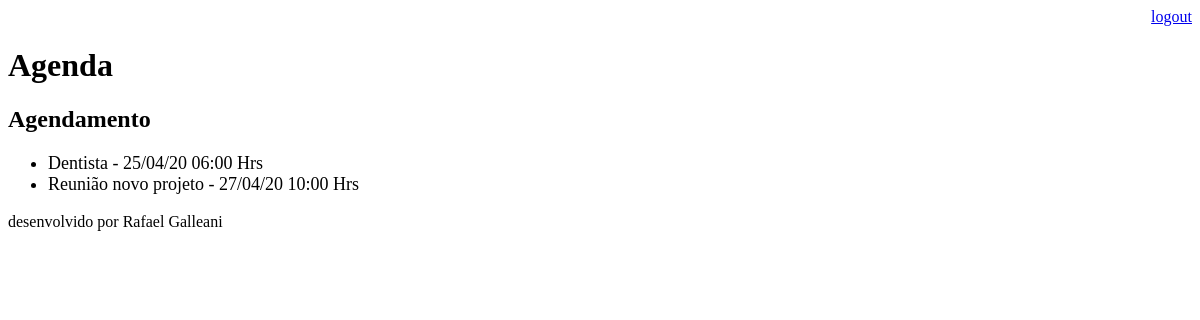
The app's page /agenda/ (signed in), older data.
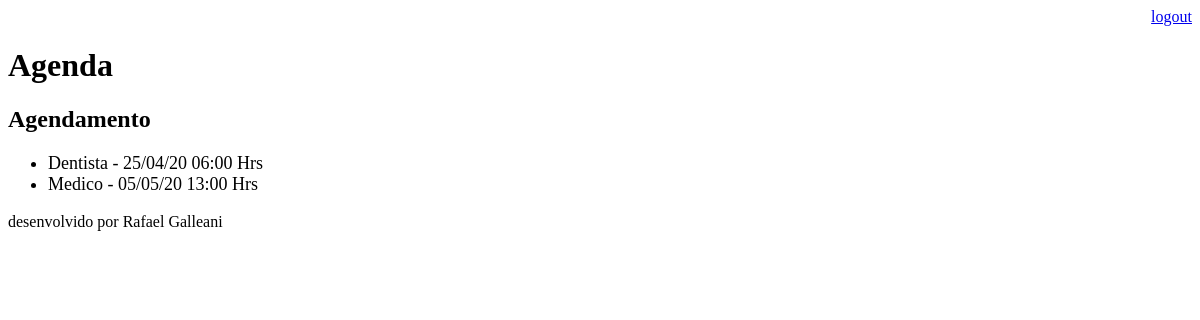
The same page, newer data.
### core/models.py (models this page shows, shortened)
class Evento(models.Model):
    titulo = models.CharField(max_length=100)
    descricao = models.TextField(blank=True, null=True)
    data_evento = models.DateTimeField(verbose_name = 'Data do Evento')
    data_criacao = models.DateTimeField(auto_now=True)
    usuario = models.ForeignKey(User, on_delete = models.CASCADE)
    class Meta:
        db_table = 'evento'
    def get_data_evento(self):
        return self.data_evento.strftime('%d/%m/%y %H:%M Hrs')

### core/views.py (the view)
# urls.py: path('agenda/', views.lista_eventos),
@login_required(login_url='/login/')
def lista_eventos(request):
    usuario = request.user
    evento = Evento.objects.filter (usuario=usuario)
    dados = {'eventos':evento}
    return render(request, 'agenda.html', dados)

### templates/agenda.html
{% extends "model-page.html" %}
{% block content %}
    <h2>Agendamento</h2>
    <ul style = "font-size: 18px">
        {% for evento in eventos %}
            <li>{{ evento.titulo }} - {{ evento.get_data_evento }}</li>
        {% endfor %}
    </ul>
{% endblock %}

Row changes from the older to the newer data that the page shows:
no longer on this page (row edited): Evento: titulo "Reunião novo projeto", get_data_evento "27/04/20 10:00 Hrs"
added Evento: titulo "Medico", get_data_evento "05/05/20 13:00 Hrs"
